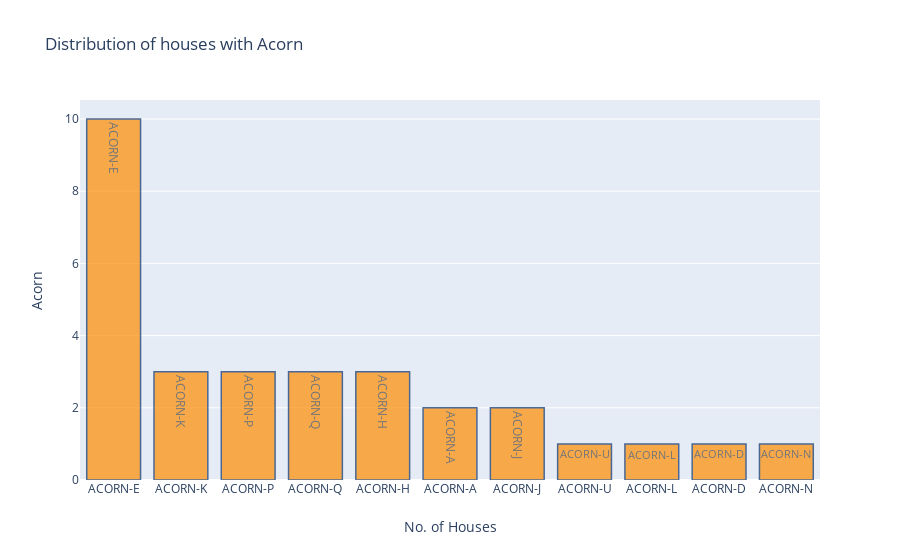

The notebook cell saved with this chart:
### Code cell
data_graph = [go.Bar(x=acorn_data['Acorn'].values,y=acorn_data['Count'].values,
                name='Total Matches',text=acorn_data['Acorn'].values,
                marker=dict(color='rgb(255,140,0)',
                            line=dict(color='rgb(8,48,107)',width=1.5,)),opacity=0.7)]

layout = go.Layout(title='Distribution of houses with Acorn',xaxis = dict(tickmode='linear',title="No. of Houses"),
                   yaxis=dict(title='Acorn'))
fig = go.Figure(data=data_graph, layout=layout)
iplot(fig)

### Figure 1 — Plotly figure (JSON) as saved in the notebook; plotly's stock layout.template omitted (floating-point values rounded to 4 significant figures)
{"data": [{"marker": {"color": "rgb(255,140,0)", "line": {"color": "rgb(8,48,107)", "width": 1.5}}, "name": "Total Matches", "opacity": 0.7, "text": ["ACORN-E", "ACORN-K", "ACORN-P", "ACORN-Q", "ACORN-H", "ACORN-A", "ACORN-J", "ACORN-U", "ACORN-L", "ACORN-D", "ACORN-N"], "type": "bar", "x": ["ACORN-E", "ACORN-K", "ACORN-P", "ACORN-Q", "ACORN-H", "ACORN-A", "ACORN-J", "ACORN-U", "ACORN-L", "ACORN-D", "ACORN-N"], "y": [10, 3, 3, 3, 3, 2, 2, 1, 1, 1, 1]}], "layout": {"title": {"text": "Distribution of houses with Acorn"}, "xaxis": {"tickmode": "linear", "title": {"text": "No. of Houses"}}, "yaxis": {"title": {"text": "Acorn"}}}}
